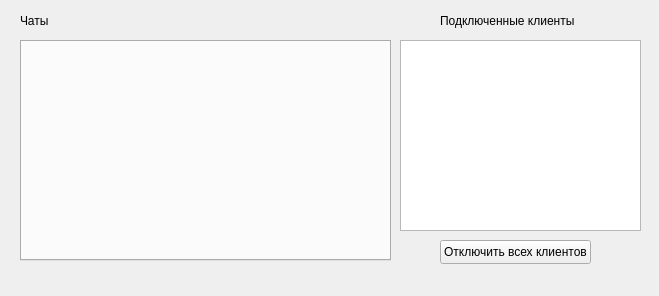
<?xml version="1.0" encoding="UTF-8"?>
<ui version="4.0">
 <class>MainWindow</class>
 <widget class="QMainWindow" name="MainWindow">
  <property name="geometry">
   <rect>
    <x>0</x>
    <y>0</y>
    <width>659</width>
    <height>296</height>
   </rect>
  </property>
  <property name="windowTitle">
   <string>Server</string>
  </property>
  <widget class="QWidget" name="centralwidget">
   <widget class="QTabWidget" name="tbClientsChat">
    <property name="geometry">
     <rect>
      <x>20</x>
      <y>40</y>
      <width>371</width>
      <height>221</height>
     </rect>
    </property>
    <property name="tabsClosable">
     <bool>true</bool>
    </property>
   </widget>
   <widget class="QListWidget" name="lstClients">
    <property name="geometry">
     <rect>
      <x>400</x>
      <y>40</y>
      <width>241</width>
      <height>191</height>
     </rect>
    </property>
   </widget>
   <widget class="QPushButton" name="btnDisconnectAll">
    <property name="geometry">
     <rect>
      <x>440</x>
      <y>240</y>
      <width>151</width>
      <height>24</height>
     </rect>
    </property>
    <property name="text">
     <string>Отключить всех клиентов</string>
    </property>
   </widget>
   <widget class="QLabel" name="label">
    <property name="geometry">
     <rect>
      <x>440</x>
      <y>10</y>
      <width>161</width>
      <height>21</height>
     </rect>
    </property>
    <property name="text">
     <string>Подключенные клиенты</string>
    </property>
   </widget>
   <widget class="QLabel" name="label_2">
    <property name="geometry">
     <rect>
      <x>20</x>
      <y>10</y>
      <width>31</width>
      <height>21</height>
     </rect>
    </property>
    <property name="text">
     <string>Чаты</string>
    </property>
   </widget>
  </widget>
  <widget class="QMenuBar" name="menubar">
   <property name="geometry">
    <rect>
     <x>0</x>
     <y>0</y>
     <width>659</width>
     <height>21</height>
    </rect>
   </property>
  </widget>
 </widget>
 <resources/>
 <connections/>
</ui>
